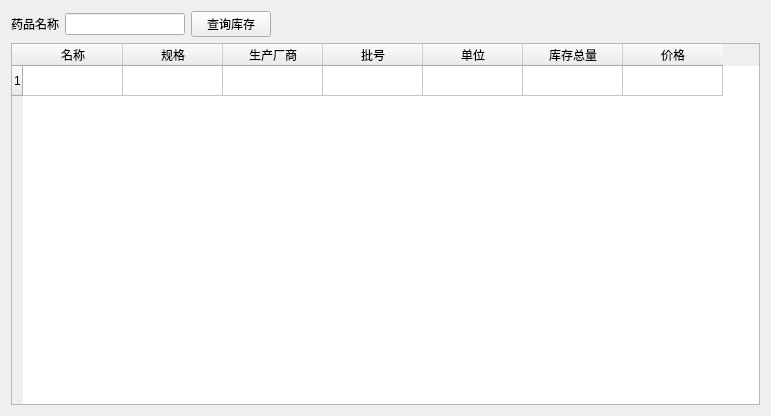
<?xml version="1.0" encoding="UTF-8"?>
<ui version="4.0">
 <class>DrugInventory</class>
 <widget class="QWidget" name="DrugInventory">
  <property name="geometry">
   <rect>
    <x>0</x>
    <y>0</y>
    <width>771</width>
    <height>416</height>
   </rect>
  </property>
  <property name="windowTitle">
   <string>DrugInventory</string>
  </property>
  <layout class="QVBoxLayout" name="verticalLayout">
   <item>
    <layout class="QHBoxLayout" name="horizontalLayout">
     <item>
      <widget class="QLabel" name="label">
       <property name="text">
        <string>药品名称</string>
       </property>
      </widget>
     </item>
     <item>
      <widget class="QLineEdit" name="lineEdit_code">
       <property name="maximumSize">
        <size>
         <width>120</width>
         <height>16777215</height>
        </size>
       </property>
       <property name="text">
        <string/>
       </property>
      </widget>
     </item>
     <item>
      <widget class="QPushButton" name="FindButton">
       <property name="text">
        <string>查询库存</string>
       </property>
      </widget>
     </item>
     <item>
      <spacer name="horizontalSpacer">
       <property name="orientation">
        <enum>Qt::Horizontal</enum>
       </property>
       <property name="sizeHint" stdset="0">
        <size>
         <width>40</width>
         <height>20</height>
        </size>
       </property>
      </spacer>
     </item>
    </layout>
   </item>
   <item>
    <widget class="QTableWidget" name="tableWidget">
     <property name="sortingEnabled">
      <bool>true</bool>
     </property>
     <attribute name="verticalHeaderShowSortIndicator" stdset="0">
      <bool>false</bool>
     </attribute>
     <attribute name="verticalHeaderStretchLastSection">
      <bool>false</bool>
     </attribute>
     <row>
      <property name="text">
       <string>1</string>
      </property>
     </row>
     <column>
      <property name="text">
       <string>名称</string>
      </property>
     </column>
     <column>
      <property name="text">
       <string>规格</string>
      </property>
     </column>
     <column>
      <property name="text">
       <string>生产厂商</string>
      </property>
     </column>
     <column>
      <property name="text">
       <string>批号</string>
      </property>
     </column>
     <column>
      <property name="text">
       <string>单位</string>
      </property>
     </column>
     <column>
      <property name="text">
       <string>库存总量</string>
      </property>
     </column>
     <column>
      <property name="text">
       <string>价格</string>
      </property>
     </column>
    </widget>
   </item>
  </layout>
 </widget>
 <layoutdefault spacing="6" margin="11"/>
 <resources/>
 <connections/>
</ui>
